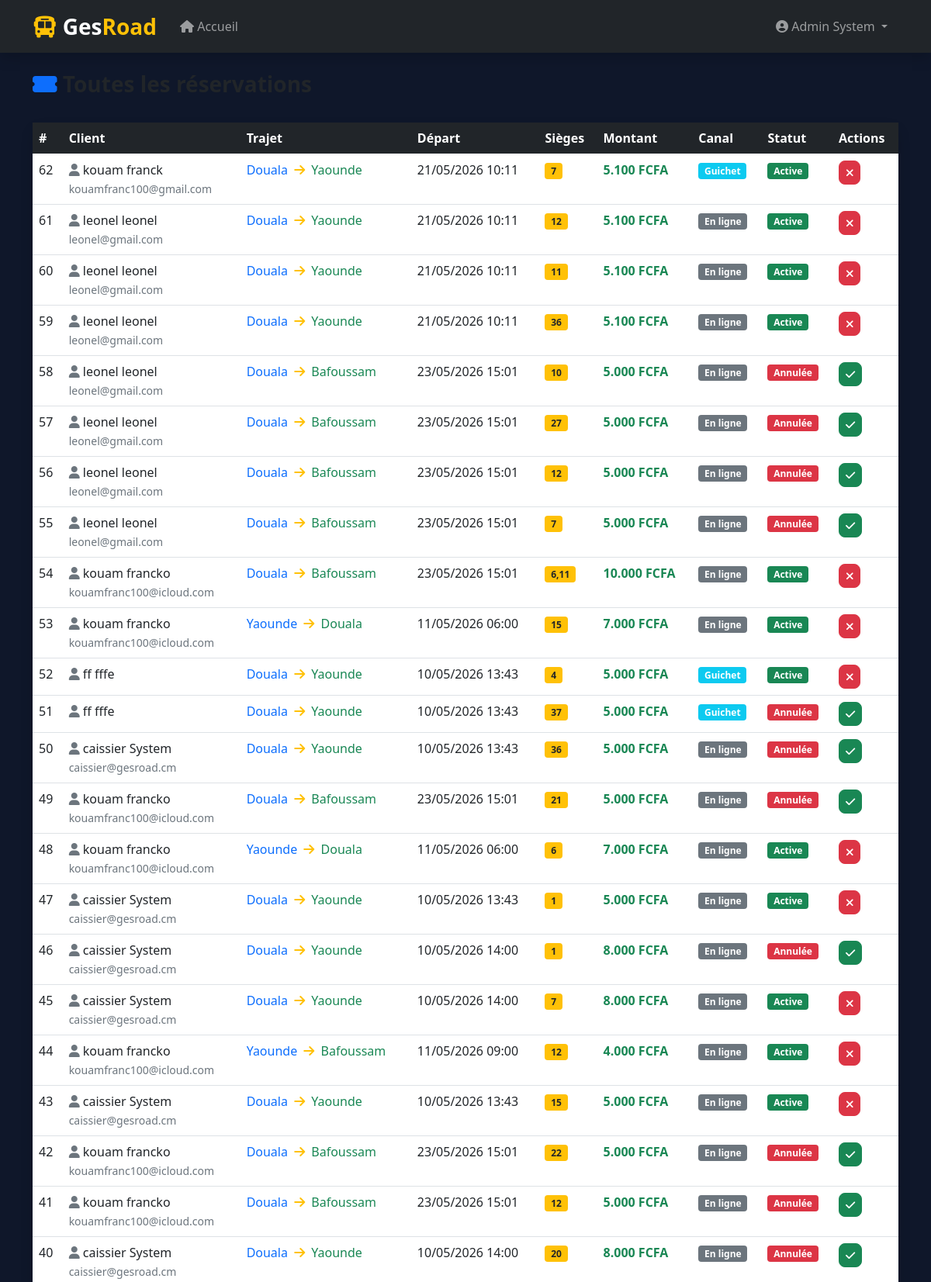
The app's page /index.php?controller=admin&action=listerReservations (signed in, upper part) with its own data.
### tables this page shows
CREATE TABLE `reservation` (
  `id` int(11) NOT NULL AUTO_INCREMENT,
  `user_id` int(11) DEFAULT NULL,
  `date_reservation` datetime DEFAULT NULL,
  `statut` int(11) DEFAULT NULL,
  `montant_total` float DEFAULT NULL,
  `voyage_id` int(11) DEFAULT NULL,
  `canal` enum('guichet','en ligne') DEFAULT NULL,
  PRIMARY KEY (`id`),
  KEY `user_id` (`user_id`),
  KEY `voyage_id` (`voyage_id`),
  CONSTRAINT `reservation_ibfk_1` FOREIGN KEY (`user_id`) REFERENCES `user` (`id`),
  CONSTRAINT `reservation_ibfk_2` FOREIGN KEY (`voyage_id`) REFERENCES `voyage` (`id`)
);

CREATE TABLE `user` (
  `id` int(11) NOT NULL AUTO_INCREMENT,
  `agencelocale_id` int(11) DEFAULT NULL,
  `nom` varchar(254) DEFAULT NULL,
  `prenom` varchar(254) DEFAULT NULL,
  `email` varchar(254) DEFAULT NULL,
  `role` enum('client','caissier','admin') DEFAULT NULL,
  `date_creation` datetime DEFAULT NULL,
  `mot_de_passe` varchar(255) NOT NULL,
  `statut` tinyint(1) DEFAULT 1,
  PRIMARY KEY (`id`),
  KEY `AK_Identifiant_1` (`id`),
  KEY `FK_Association_19` (`agencelocale_id`),
  CONSTRAINT `FK_Association_19` FOREIGN KEY (`agencelocale_id`) REFERENCES `agence_locale` (`id`)
);

CREATE TABLE `voyage` (
  `id` int(11) NOT NULL AUTO_INCREMENT,
  `agencelocaledeapart_id` int(11) NOT NULL,
  `trajetchauffeur_id` int(11) DEFAULT NULL,
  `agenceloacledarrive_id` int(11) NOT NULL,
  `type_id` int(11) DEFAULT NULL,
  `bus_id` int(11) DEFAULT NULL,
  `dateheuredepart` datetime DEFAULT NULL,
  `dateheurearrive` datetime DEFAULT NULL,
  `prix` float DEFAULT NULL,
  `statut` int(11) DEFAULT NULL,
  `placerestante` int(11) DEFAULT NULL,
  PRIMARY KEY (`id`),
  KEY `FK_Association_16` (`agenceloacledarrive_id`),
  KEY `FK_Association_17` (`trajetchauffeur_id`),
  KEY `FK_Association_18` (`agencelocaledeapart_id`),
  KEY `FK_Association_6` (`bus_id`),
  KEY `FK_Association_7` (`type_id`),
  CONSTRAINT `FK_Association_16` FOREIGN KEY (`agenceloacledarrive_id`) REFERENCES `agence_locale` (`id`),
  CONSTRAINT `FK_Association_17` FOREIGN KEY (`trajetchauffeur_id`) REFERENCES `trajet_chauffeur` (`id`),
  CONSTRAINT `FK_Association_18` FOREIGN KEY (`agencelocaledeapart_id`) REFERENCES `agence_locale` (`id`),
  CONSTRAINT `FK_Association_6` FOREIGN KEY (`bus_id`) REFERENCES `bus` (`id`),
  CONSTRAINT `FK_Association_7` FOREIGN KEY (`type_id`) REFERENCES `typevoyage` (`id`)
);

### controllers/admincontrollers.php (called while the page is built, shortened)
<?php
require_once MODELS . '/Reservation.php';
class AdminController {
    private $reservation;
    public function __construct($pdo) {
        $this->reservation  = new Reservation($pdo);
    }
    public function listerReservations() {
        $reservations = $this->reservation->listertoute();
        require_once VIEWS . '/admin/reservation/listetout.php';
    }
}
?>

### models/reservation.php (called while the page is built, shortened)
<?php
class Reservation {
    private $pdo;
    public function __construct($pdo) {
        $this->pdo = $pdo;
    }
     public function listerToute() {
        $stmt = $this->pdo->prepare("
            SELECT
                r.id,
                r.date_reservation,
                r.montant_total,
                r.statut,
                r.canal,
                CONCAT(u.nom,' ',u.prenom) AS client,
                u.email,
                t.villedepart,
                t.villearrive,
                v.dateheuredepart,
                al1.addresse AS agence_depart,
                al2.addresse AS agence_arrivee,
                GROUP_CONCAT(s.numero ORDER BY s.numero) AS sieges
            FROM reservation r
            JOIN user u               ON u.id   = r.user_id
            JOIN voyage v             ON v.id   = r.voyage_id
            JOIN trajet_chauffeur tc  ON tc.id  = v.trajetchauffeur_id
            JOIN trajet t             ON t.id   = tc.trajet_id
            JOIN agence_locale al1    ON al1.id = v.agencelocaledeapart_id
            JOIN agence_locale al2    ON al2.id = v.agenceloacledarrive_id
            JOIN reservation_siege rs ON rs.reservation_id = r.id
            JOIN siege s              ON s.id   = rs.siege_id
            GROUP BY r.id
            ORDER BY r.date_reservation DESC
        ");
        $stmt->execute();
        return $stmt->fetchAll(PDO::FETCH_ASSOC);
    }
}
?>

### views/admin/reservation/listetout.php (the view, shortened to what this page needs)
<?php include ROOT . '/views/layout.php'; ?>
<div class="d-flex justify-content-between align-items-center mb-4">
    <h3 class="fw-bold">
        <i class="fas fa-ticket-alt text-primary"></i> Toutes les réservations
    </h3>
</div>
<div class="card shadow border-0">
    <div class="card-body p-0">
        <div class="table-responsive">
            <table class="table table-hover mb-0">
                <thead class="table-dark">
                    <tr>
                        <th>#</th>
                        <th>Client</th>
                        <th>Trajet</th>
                        <th>Départ</th>
                        <th>Sièges</th>
                        <th>Montant</th>
                        <th>Canal</th>
                        <th>Statut</th>
                        <th>Actions</th>
                    </tr>
                </thead>
                <tbody>
                    <?php if (!empty($reservations)): ?>
                        <?php foreach ($reservations as $r): ?>
                            <tr>
                                <td><?= $r['id'] ?></td>
                                <td>
                                    <i class="fas fa-user text-muted"></i>
                                    <?= $r['client'] ?><br>
                                    <small class="text-muted"><?= $r['email'] ?></small>
                                </td>
                                <td>
                                    <span class="text-primary"><?= $r['villedepart'] ?></span>
                                    <i class="fas fa-arrow-right text-warning mx-1"></i>
                                    <span class="text-success"><?= $r['villearrive'] ?></span>
                                </td>
                                <td><?= date('d/m/Y H:i', strtotime($r['dateheuredepart'])) ?></td>
                                <td>
                                    <span class="badge bg-warning text-dark"><?= $r['sieges'] ?></span>
                                </td>
                                <td class="fw-bold text-success">
                                    <?= number_format($r['montant_total'], 0, ',', '.') ?> FCFA
                                </td>
                                <td>
                                    <?php if ($r['canal'] == 'guichet'): ?>
                                        <span class="badge bg-info">Guichet</span>
                                    <?php else: ?>
                                        <span class="badge bg-secondary">En ligne</span>
                                    <?php endif; ?>
                                </td>
                                <td>
                                    <?php if ($r['statut'] == 1): ?>
                                        <span class="badge bg-success">Active</span>
                                    <?php elseif ($r['statut'] == 2): ?>
                                        <span class="badge bg-danger">Annulée</span>
                                    <?php else: ?>
                                        <span class="badge bg-warning">En attente</span>
                                    <?php endif; ?>
                                </td>
                                <td>
                                    <?php if ($r['statut'] == 1): ?>
    <a href="<?= BASE_URL ?>/index.php?controller=admin&action=annulerReservation&id=<?= $r['id'] ?>"
       class="btn btn-sm btn-danger"
       onclick="return confirm('Annuler cette réservation ?')">
        <i class="fas fa-times"></i>
    </a>
<?php elseif ($r['statut'] == 2): ?>
    <a href="<?= BASE_URL ?>/index.php?controller=admin&action=reactiverReservation&id=<?= $r['id'] ?>"
       class="btn btn-sm btn-success"
       onclick="return confirm('Réactiver cette réservation ?')">
        <i class="fas fa-check"></i>
    </a>
<?php endif; ?>
                                </td>
                            </tr>
                        <?php endforeach; ?>
                    <?php endif; ?>
                </tbody>
            </table>
        </div>
    </div>
</div>
<?php include ROOT . '/views/layout_footer.php'; ?>

### assets/css/style.css (style rules this page uses)
body { background-size: cover; background-position: center; background-repeat: no-repeat; transition: background-image 1s ease-in-out; }
html, body { height: 100%; margin: 0; background-color: #0f172a; }
.card { border-radius: 12px; border: none; }
.btn { border-radius: 8px; }

### records on screen
reservation: id "62", client "kouam franck", user.email "kouamfranc100@gmail.com", villedepart "Douala", villearrive "Yaounde", voyage.dateheuredepart "21/05/2026 10:11", sieges "7", montant_total "5.100", canal "Guichet", statut "Active"
reservation: id "61", client "leonel leonel", user.email "leonel@gmail.com", villedepart "Douala", villearrive "Yaounde", voyage.dateheuredepart "21/05/2026 10:11", sieges "12", montant_total "5.100", canal "En ligne", statut "Active"
reservation: id "60", client "leonel leonel", user.email "leonel@gmail.com", villedepart "Douala", villearrive "Yaounde", voyage.dateheuredepart "21/05/2026 10:11", sieges "11", montant_total "5.100", canal "En ligne", statut "Active"
reservation: id "59", client "leonel leonel", user.email "leonel@gmail.com", villedepart "Douala", villearrive "Yaounde", voyage.dateheuredepart "21/05/2026 10:11", sieges "36", montant_total "5.100", canal "En ligne", statut "Active"
reservation: id "58", client "leonel leonel", user.email "leonel@gmail.com", villedepart "Douala", villearrive "Bafoussam", voyage.dateheuredepart "23/05/2026 15:01", sieges "10", montant_total "5.000", canal "En ligne", statut "Annulée"
reservation: id "57", client "leonel leonel", user.email "leonel@gmail.com", villedepart "Douala", villearrive "Bafoussam", voyage.dateheuredepart "23/05/2026 15:01", sieges "27", montant_total "5.000", canal "En ligne", statut "Annulée"
reservation: id "56", client "leonel leonel", user.email "leonel@gmail.com", villedepart "Douala", villearrive "Bafoussam", voyage.dateheuredepart "23/05/2026 15:01", sieges "12", montant_total "5.000", canal "En ligne", statut "Annulée"
reservation: id "55", client "leonel leonel", user.email "leonel@gmail.com", villedepart "Douala", villearrive "Bafoussam", voyage.dateheuredepart "23/05/2026 15:01", sieges "7", montant_total "5.000", canal "En ligne", statut "Annulée"
reservation: id "54", client "kouam francko", user.email "kouamfranc100@icloud.com", villedepart "Douala", villearrive "Bafoussam", voyage.dateheuredepart "23/05/2026 15:01", sieges "6,11", montant_total "10.000", canal "En ligne", statut "Active"
reservation: id "53", client "kouam francko", user.email "kouamfranc100@icloud.com", villedepart "Yaounde", villearrive "Douala", voyage.dateheuredepart "11/05/2026 06:00", sieges "15", montant_total "7.000", canal "En ligne", statut "Active"
reservation: id "52", client "ff fffe", villedepart "Douala", villearrive "Yaounde", voyage.dateheuredepart "10/05/2026 13:43", sieges "4", montant_total "5.000", canal "Guichet", statut "Active"
reservation: id "51", client "ff fffe", villedepart "Douala", villearrive "Yaounde", voyage.dateheuredepart "10/05/2026 13:43", sieges "37", montant_total "5.000", canal "Guichet", statut "Annulée"
reservation: id "50", client "caissier System", user.email "caissier@gesroad.cm", villedepart "Douala", villearrive "Yaounde", voyage.dateheuredepart "10/05/2026 13:43", sieges "36", montant_total "5.000", canal "En ligne", statut "Annulée"
reservation: id "49", client "kouam francko", user.email "kouamfranc100@icloud.com", villedepart "Douala", villearrive "Bafoussam", voyage.dateheuredepart "23/05/2026 15:01", sieges "21", montant_total "5.000", canal "En ligne", statut "Annulée"
reservation: id "48", client "kouam francko", user.email "kouamfranc100@icloud.com", villedepart "Yaounde", villearrive "Douala", voyage.dateheuredepart "11/05/2026 06:00", sieges "6", montant_total "7.000", canal "En ligne", statut "Active"
reservation: id "47", client "caissier System", user.email "caissier@gesroad.cm", villedepart "Douala", villearrive "Yaounde", voyage.dateheuredepart "10/05/2026 13:43", sieges "1", montant_total "5.000", canal "En ligne", statut "Active"
reservation: id "46", client "caissier System", user.email "caissier@gesroad.cm", villedepart "Douala", villearrive "Yaounde", voyage.dateheuredepart "10/05/2026 14:00", sieges "1", montant_total "8.000", canal "En ligne", statut "Annulée"
reservation: id "45", client "caissier System", user.email "caissier@gesroad.cm", villedepart "Douala", villearrive "Yaounde", voyage.dateheuredepart "10/05/2026 14:00", sieges "7", montant_total "8.000", canal "En ligne", statut "Active"
reservation: id "44", client "kouam francko", user.email "kouamfranc100@icloud.com", villedepart "Yaounde", villearrive "Bafoussam", voyage.dateheuredepart "11/05/2026 09:00", sieges "12", montant_total "4.000", canal "En ligne", statut "Active"
reservation: id "43", client "caissier System", user.email "caissier@gesroad.cm", villedepart "Douala", villearrive "Yaounde", voyage.dateheuredepart "10/05/2026 13:43", sieges "15", montant_total "5.000", canal "En ligne", statut "Active"
reservation: id "42", client "kouam francko", user.email "kouamfranc100@icloud.com", villedepart "Douala", villearrive "Bafoussam", voyage.dateheuredepart "23/05/2026 15:01", sieges "22", montant_total "5.000", canal "En ligne", statut "Annulée"
reservation: id "41", client "kouam francko", user.email "kouamfranc100@icloud.com", villedepart "Douala", villearrive "Bafoussam", voyage.dateheuredepart "23/05/2026 15:01", sieges "12", montant_total "5.000", canal "En ligne", statut "Annulée"
reservation: id "40", client "caissier System", user.email "caissier@gesroad.cm", villedepart "Douala", villearrive "Yaounde", voyage.dateheuredepart "10/05/2026 14:00", sieges "20", montant_total "8.000", canal "En ligne", statut "Annulée"

### other values on screen
$_SESSION['user_nom'] "Admin"
$_SESSION['user_prenom'] "System"
